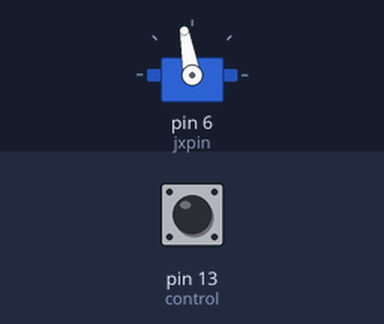
Simulated run of this sketch. Board: Arduino Uno, built with avr-gcc and run on an emulated ATmega328P. Parts: servo. The test bench sets the inputs (shaded band); at power-on: pin 13 (control) HIGH.

Above: at 1.2 s.
1.3 s: pin 13 (control) pulled LOW for 0.15 s
At 1.37 s:
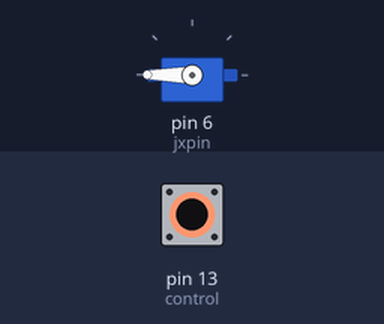
2.9 s: pin 13 (control) pulled LOW for 3.2 s
At 7.0 s:
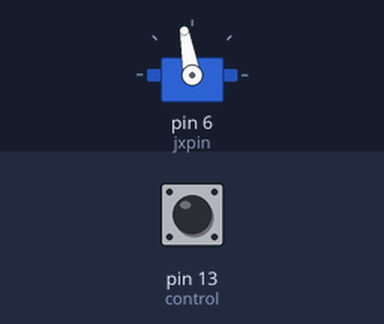
Timing chart, 0 to 8.5 s (numbered marks = the images above; inputs shaded):
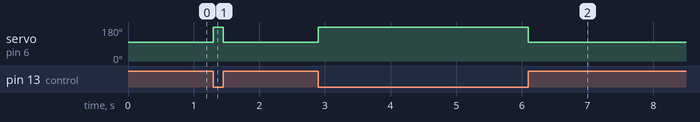

The sketch:

JX_Servo_Test.ino
```cpp
#include <Servo.h>

Servo myservo;

int pos = 10;
int posmin = 0;    // variable to store the servo position
int posmax = 500;
const int jxpin = 6;
const int control = 13;
/*typedef enum {
  opengrip,
  closedgrip
} gripstate;*/

bool closed = false;

void setup() {
  pinMode(control, INPUT_PULLUP);
  myservo.attach(jxpin);
}

void loop() {

  if (!digitalRead(control)) {
    myservo.write(180); // 180 for full range
  }
  else
  {
    myservo.write(100); // 0 for full range
  }
}
```

Measured:
- after the input at 1.3 s, servo on pin 6 (jxpin): 100° → 180° at once, → 100° 0.15 s later
- after the input at 2.9 s, servo on pin 6 (jxpin): 100° → 180° at once, → 100° 3.2 s later
